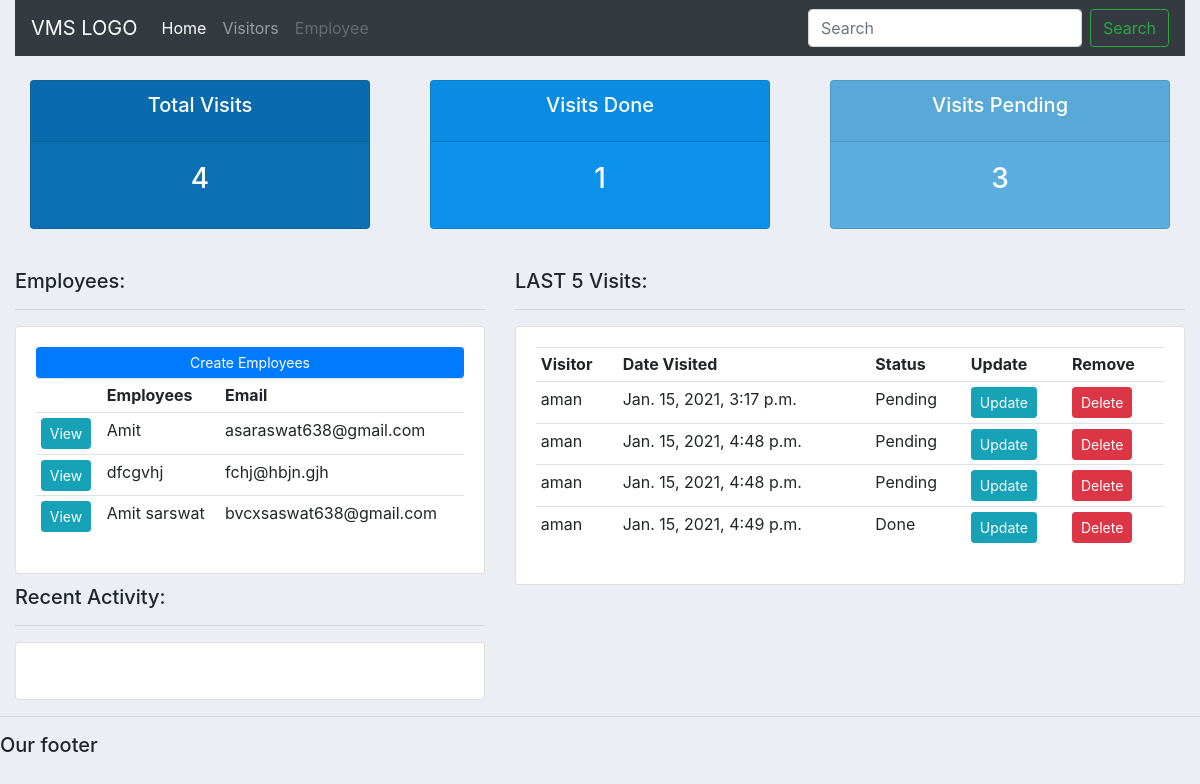
The page / on the database its author committed.
### vms/models.py (models this page shows, shortened)
class Employee(models.Model):
    uname = models.CharField(max_length=100, unique=True)
    name = models.CharField(max_length=100)
    email = models.EmailField(max_length=100, unique=True)
    contact = models.CharField(max_length=20)
    address = models.CharField(max_length=150)
    password = models.CharField(max_length=100)
    re_password = models.CharField(max_length=100)
    designation = models.CharField(choices=DESIGNATION, max_length=50)

class Visit(models.Model):
    STATUS = (('Pending', 'Pending'), ('Done', 'Done'))
    employee = models.ForeignKey(
        Employee, null=True, on_delete=models.SET_NULL)
    visitor = models.ForeignKey(Visitor, null=True, on_delete=models.SET_NULL)
    date_visited = models.DateTimeField(auto_now_add=True, null=True)
    status = models.CharField(max_length=100, null=True, choices=STATUS)

class Visitor(models.Model):
    CATEGORY = (('Student', 'Student'), ('Guest', 'Guest'))
    name = models.CharField(max_length=150)
    contact = models.CharField(max_length=20)
    email = models.EmailField(max_length=100)
    purpose = models.CharField(max_length=250)
    photo = models.ImageField(upload_to="visitor/photo",
                              validators=[validate_file_extension])
    category = models.CharField(max_length=50, choices=CATEGORY)
    date_visited = models.DateTimeField(auto_now_add=True)
    host = models.ForeignKey(Employee, null=True, on_delete=models.SET_NULL)
    def __str__(self):
        return self.name

### vms/views.py (the view)
# urls.py: 2. Add a URL to urlpatterns:  path('', views.home, name='home')
def home(request):
    visits = Visit.objects.all()
    employees = Employee.objects.all()
    total_employees = employees.count()
    total_visits = visits.count()
    done = visits.filter(status='Done').count()
    pending = visits.filter(status='Pending').count()
    context = {'visits': visits, 'employees': employees, 'total_employees': total_employees,
               'total_visits': total_visits, 'done': done, 'pending': pending}
    return render(request, 'vms/dashboard.html', context)

### vms/templates/vms/dashboard.html (shortened to what this page needs)
{% extends 'base.html' %}
{% block content %}
{%  include 'vms/navbar.html' %}
{%  include 'vms/status.html' %}
<br>
<div class="row">
 	<div class="col-md-5">
		<h5>Employees:</h5>
		<hr>
		<div class="card card-body">
			<a class="btn btn-primary  btn-sm btn-block" href="">Create Employees</a>
			<table class="table table-sm">
				<tr>
					<th></th>
					<th>Employees</th>
					<th>Email</th>
				</tr>
                {% for i in employees %}
                <tr>
					<td><a class="btn btn-sm btn-info" href="{% url 'vms:employee_dash' i.id %}">View</a></td>
                    <td>{{i.name}}</td>
                    <td>{{i.email}}</td>
                </tr>
                {% endfor %}
			</table>
		</div>
	</div>
	<div class="col-md-7">
		<h5>LAST 5 Visits:</h5>
		<hr>
		<div class="card card-body">
			<table class="table table-sm">
				<tr>
					<th>Visitor</th>
					<th>Date Visited</th>
					<th>Status</th>
					<th>Update</th>
					<th>Remove</th>
				</tr>
                {% for i in visits %}
                    <tr>
                        <td>{{ i.visitor }}</td>
                        <td>{{ i.date_visited }}</td>
                        <td>{{ i.status }}</td>
                        <td> <a class="btn btn-sm btn-info" href="{% url 'vms:update_visit' i.id %}">Update</a></td>
                        <td><a class="btn btn-sm btn-danger" href="{% url 'vms:delete_visit' i.id %}">Delete</a></td>
                    </tr>
                {% endfor %}
			</table>
		</div>
	</div>
	<div class="col-md-5">
		<h5>Recent Activity:</h5>
		<hr>
		<div class="card card-body">
		</div>
	</div>
</div>
{% endblock %}

### vms/templates/base.html (shortened to what this page needs)
{% load static %}
<!DOCTYPE html>
<html lang="en">
<head>
	<link rel="stylesheet" href="https://stackpath.bootstrapcdn.com/bootstrap/4.1.3/css/bootstrap.min.css">
	<link rel="stylesheet" href="https://use.fontawesome.com/releases/v5.6.1/css/all.css">
    <link rel="stylesheet" href="{% static '/css/main.css' %}">
</head>
<body>
	<div class="container-fluid">
	{% block content %}
	{% endblock %}
    </div>
	<hr>
	<h5>Our footer</h5>
</body>
</html>

### vms/templates/vms/navbar.html (shortened to what this page needs)
  <nav class="navbar navbar-expand-lg navbar-dark bg-dark">
    <a class="navbar-brand" href="{% url 'vms:home' %}">VMS LOGO</a>
    <div class="collapse navbar-collapse" id="navbarTogglerDemo03">
      <ul class="navbar-nav mr-auto mt-2 mt-lg-0">
        <li class="nav-item active">
          <a class="nav-link" href="{% url 'vms:home' %}">Home <span class="sr-only">(current)</span></a>
        </li>
        <li class="nav-item">
          <a class="nav-link" href="{% url 'vms:visitor' %}">Visitors</a>
        </li>
        <li class="nav-item">
          <a class="nav-link disabled" href="{% url 'vms:employee' %}">Employee</a>
        </li>
      </ul>
      <form class="form-inline my-2 my-lg-0">
        <input class="form-control mr-sm-2" type="search" placeholder="Search" aria-label="Search">
        <button class="btn btn-outline-success my-2 my-sm-0" type="submit">Search</button>
      </form>
    </div>
  </nav>

### vms/templates/vms/status.html
<br>
<div class="row">
	<div class="col">
		<div class="col-md">
			<div class="card text-center text-white  mb-3" id="total-visits">
			  	<div class="card-header">
			  		<h5 class="card-title">Total Visits</h5>
			  	</div>
			  	<div class="card-body">
			    	<h3 class="card-title">{{total_visits}}</h3>
			  	</div>
			</div>
		</div>
	</div>
	<div class="col">
		<div class="col-md">
			<div class="card text-center text-white  mb-3" id="visits-done">
			  	<div class="card-header">
			  		<h5 class="card-title">Visits Done</h5>
			  	</div>
			  	<div class="card-body">
			    	<h3 class="card-title">{{ done }}</h3>
			  	</div>
			</div>
		</div>
	</div>
	<div class="col">
		<div class="col-md">
			<div class="card text-center text-white  mb-3" id="visits-pending">
			  	<div class="card-header">
			  		<h5 class="card-title">Visits Pending</h5>
			  	</div>
			  	<div class="card-body">
			    	<h3 class="card-title">{{ pending }}</h3>
			  	</div>
			</div>
		</div>
	</div>
</div>

### static/css/main.css (style rules this page uses)
body { background-color: #ebeff5; }
#total-visits { background-color: #0a6fb3; }
#visits-done { background-color: #0c91eb; }
#visits-pending { background-color: #5baedf; }

### rows shown on the page
Employee: name "Amit", email "asaraswat638@gmail.com"
Employee: name "dfcgvhj", email "fchj@hbjn.gjh"
Employee: name "Amit sarswat", email "bvcxsaswat638@gmail.com"
Visit: visitor "aman", date_visited "Jan. 15, 2021, 3:17 p.m.", status "Pending"
Visit: visitor "aman", date_visited "Jan. 15, 2021, 4:48 p.m.", status "Pending"
Visit: visitor "aman", date_visited "Jan. 15, 2021, 4:48 p.m.", status "Pending"
Visit: visitor "aman", date_visited "Jan. 15, 2021, 4:49 p.m.", status "Done"

### other values the page prints
{{ total_visits }} "4"
{{ done }} "1"
{{ pending }} "3"
